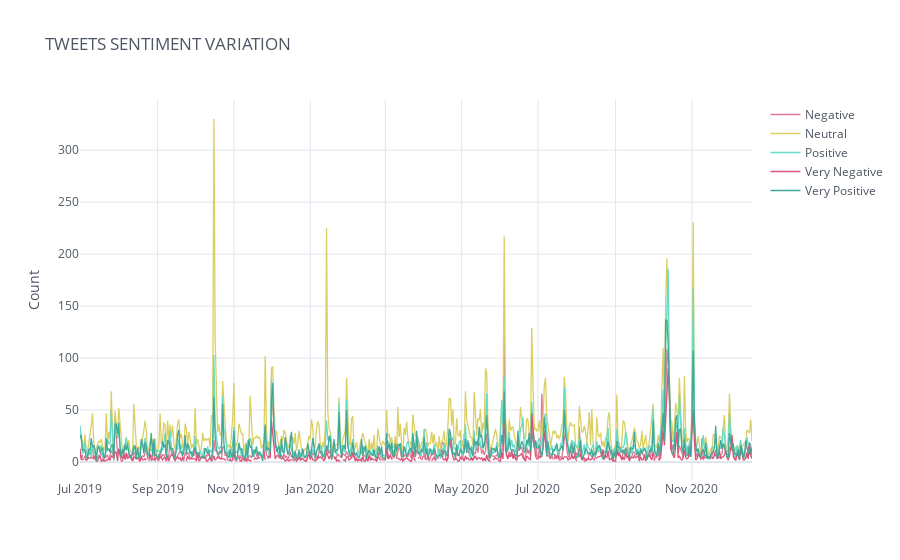

Notebook code cell kept with this figure:
### Markdown cell above
### Sentiment Variation over Time

### Code cell
all_tweets_time = all_tweets_time[['Date','Sentiment']]
all_tweets_time.sort_values(ascending=False, by="Date",inplace=True)

# Creating a dummy column for count
all_tweets_time['ID'] = range(0,len(all_tweets_time))

all_tweets_time.groupby(['Date','Sentiment']).count()['ID'].unstack().iplot(colors=['#de7a95','#DBCF64','#67DBC6','#DB5378','#43a896'],
                                                                           title='TWEETS SENTIMENT VARIATION',
                                                                           yTitle='Count',
                                                                           theme='white')

### Figure 1 — Plotly figure (JSON) as saved in the notebook; plotly's stock layout.template omitted (floating-point values rounded to 4 significant figures; data arrays with more than 128 entries replaced by an {"elided": "..."} marker saying what was removed)
{"data": [{"line": {"color": "rgba(222, 122, 149, 1.0)", "dash": "solid", "shape": "linear", "width": 1.3}, "mode": "lines", "name": "Negative", "text": "", "type": "scatter", "x": {"elided": "537 str values"}, "y": {"elided": "537 mixed values"}}, {"line": {"color": "rgba(219, 207, 100, 1.0)", "dash": "solid", "shape": "linear", "width": 1.3}, "mode": "lines", "name": "Neutral", "text": "", "type": "scatter", "x": {"elided": "537 str values"}, "y": {"elided": "537 int values"}}, {"line": {"color": "rgba(103, 219, 198, 1.0)", "dash": "solid", "shape": "linear", "width": 1.3}, "mode": "lines", "name": "Positive", "text": "", "type": "scatter", "x": {"elided": "537 str values"}, "y": {"elided": "537 int values"}}, {"line": {"color": "rgba(219, 83, 120, 1.0)", "dash": "solid", "shape": "linear", "width": 1.3}, "mode": "lines", "name": "Very Negative", "text": "", "type": "scatter", "x": {"elided": "537 str values"}, "y": {"elided": "537 mixed values"}}, {"line": {"color": "rgba(67, 168, 150, 1.0)", "dash": "solid", "shape": "linear", "width": 1.3}, "mode": "lines", "name": "Very Positive", "text": "", "type": "scatter", "x": {"elided": "537 str values"}, "y": {"elided": "537 int values"}}], "layout": {"legend": {"bgcolor": "#FFFFFF", "font": {"color": "#4D5663"}}, "paper_bgcolor": "#FFFFFF", "plot_bgcolor": "#FFFFFF", "title": {"font": {"color": "#4D5663"}, "text": "TWEETS SENTIMENT VARIATION"}, "xaxis": {"gridcolor": "#E1E5ED", "showgrid": true, "tickfont": {"color": "#4D5663"}, "title": {"font": {"color": "#4D5663"}, "text": ""}, "zerolinecolor": "#E1E5ED"}, "yaxis": {"gridcolor": "#E1E5ED", "showgrid": true, "tickfont": {"color": "#4D5663"}, "title": {"font": {"color": "#4D5663"}, "text": "Count"}, "zerolinecolor": "#E1E5ED"}}}
